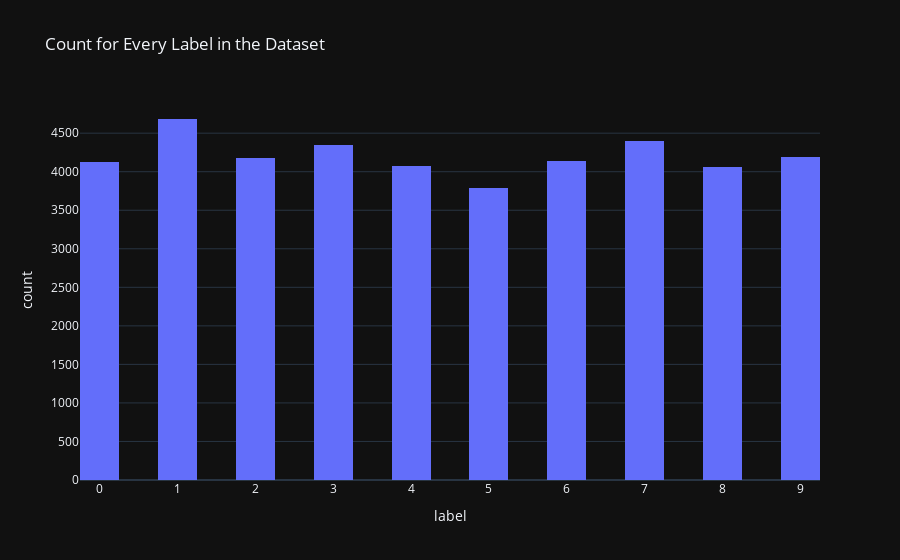

Notebook source saved alongside this figure:
### Code cell
# Visualizing Label counts
fig = px.histogram(train, x = 'label', nbins=20, template = 'plotly_dark',
                  title = 'Count for Every Label in the Dataset')
fig.show()

### Figure 1 — Plotly figure (JSON) as saved in the notebook; plotly's stock layout.template omitted (floating-point values rounded to 4 significant figures; data arrays with more than 128 entries replaced by an {"elided": "..."} marker saying what was removed)
{"data": [{"alignmentgroup": "True", "bingroup": "x", "hovertemplate": "label=%{x}<br>count=%{y}<extra></extra>", "legendgroup": "", "marker": {"color": "#636efa", "pattern": {"shape": ""}}, "name": "", "nbinsx": 20, "offsetgroup": "", "orientation": "v", "showlegend": false, "x": {"elided": "42000 int values"}, "xaxis": "x", "yaxis": "y", "type": "histogram"}], "layout": {"xaxis": {"anchor": "y", "domain": [0, 1], "title": {"text": "label"}, "type": "linear", "range": [-0.25, 9.25], "autorange": true}, "yaxis": {"anchor": "x", "domain": [0, 1], "title": {"text": "count"}, "range": [0, 4931.0], "autorange": true}, "legend": {"tracegroupgap": 0}, "title": {"text": "Count for Every Label in the Dataset"}, "barmode": "relative", "autosize": true}}
